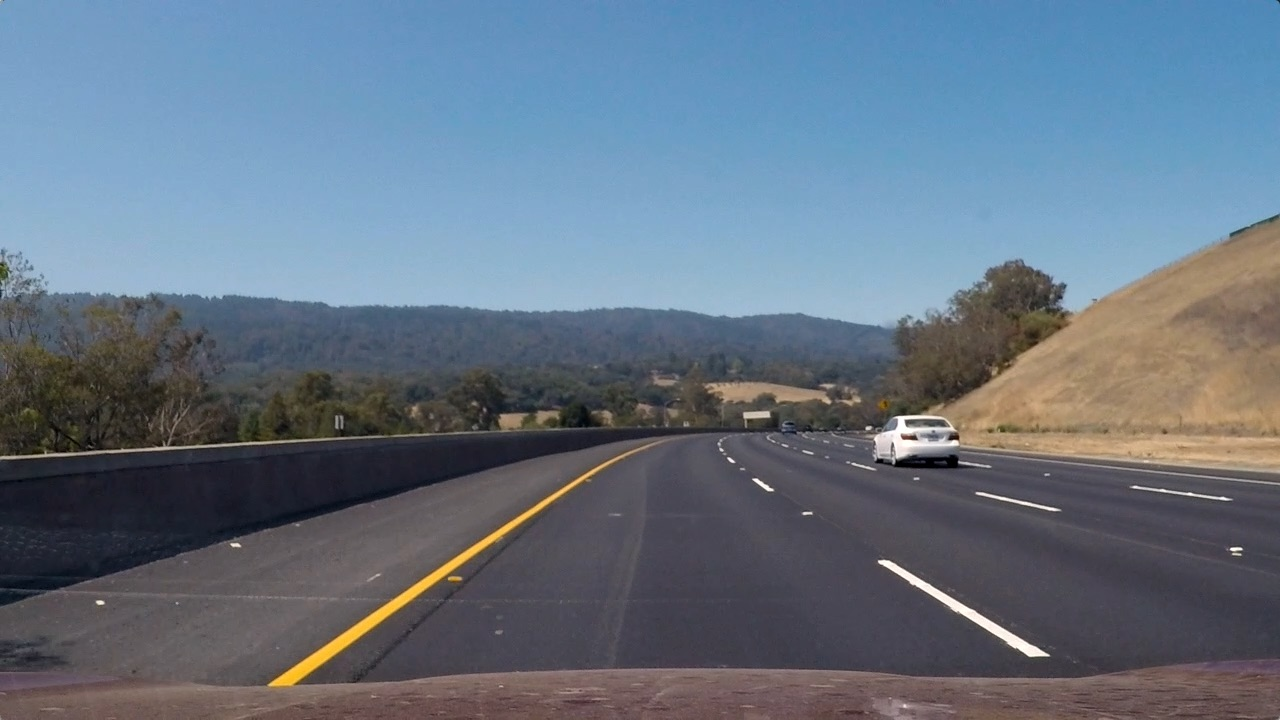
#> input picture test3.jpg, 1280 x 720 px
$ python -i advanced_lane_finding.py   (imports and definitions only)   (older library calls are emulated)
#> lines starting #> are read from the running program, lines starting #| are printed output that depends on the picture; after the words box and inside, x2 and y2 are one past the last pixel; in counts of white or black regions, pixels touching at a corner belong together
### tracker.py
import numpy as np

class tracker():
    def __init__(self,win_width, win_height,margin,ym = 1, xm = 1, smooth_factor = 15):
        # store past center values
        self.recent_centers = []

        # window pixel width of the center values
        self.window_width = win_width
        #window pixel height of the center values
        self.window_height = win_height
        #pixel distence in both direction to slide
        self.margin = margin
        #meters per pixel in vertical axis
        self.ym_per_pix = ym
        #meters per pixel in horizontal axis
        self.xm_per_pix = xm

        self.smooth_factor = smooth_factor

    # [85 lines left out: functions locat_centroids, find_window_centroids, not called in this run]

### advanced_lane_finding.py
import numpy as np
import cv2
from moviepy.editor import VideoFileClip
#from IPython.display import HTML
import pickle
from tracker import tracker
import imageio
# [4 lines not run here, left out]
# [1 line that did not run here, left out]
# [1 line that did not run here, left out]


    # Threshold the HSV image to get only yellow colors


def imgselect(img, sthresh=(0, 255), vthresh=(2,255)):
#> called with sthresh = (0, 255), vthresh = (2, 255)
    hls = cv2.cvtColor(img, cv2.COLOR_RGB2HLS)
#> hls: shape (720, 1280, 3); mean of channels 0, 1, 2 94.8, 115.7, 62.1
    s_channel = hls[:,:,2]
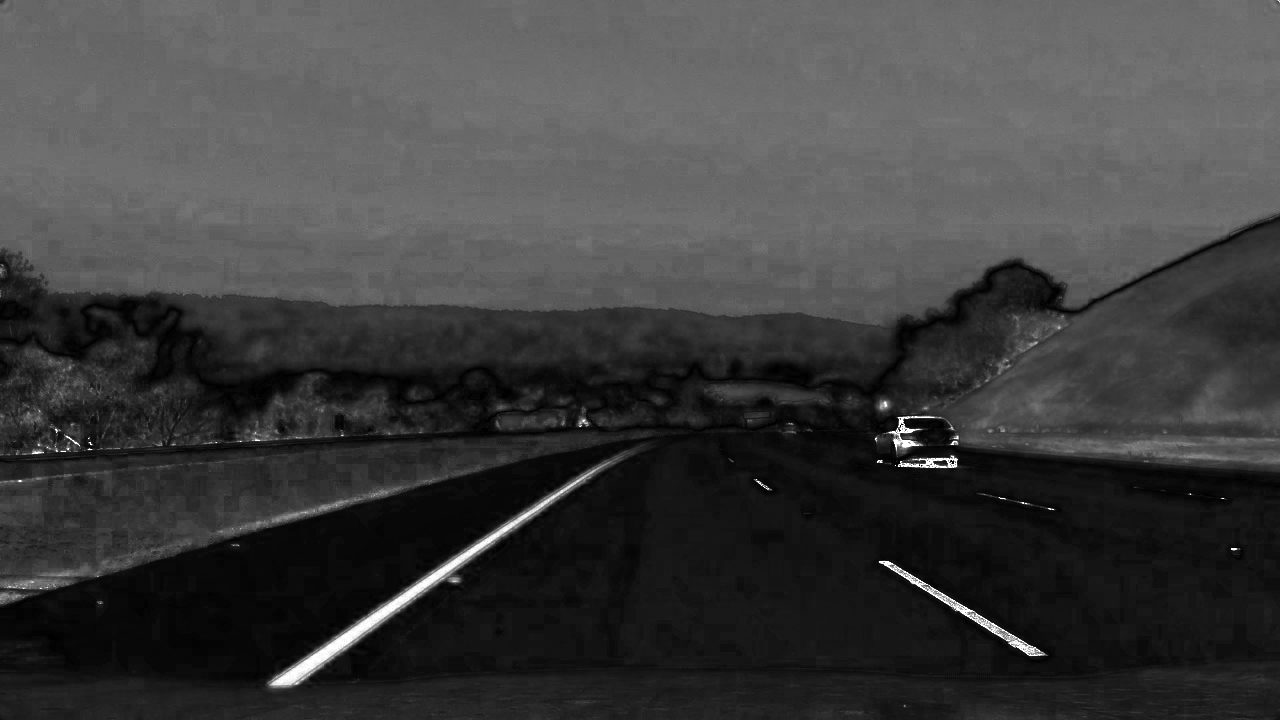
#> s_channel: shape (720, 1280); min 0, max 255, mean 62.1
    binary_out_s = np.zeros_like(s_channel)
    binary_out_s[(s_channel > sthresh[0]) & (s_channel <= sthresh[1])] = 1

    hsv = cv2.cvtColor(img, cv2.COLOR_RGB2HSV)
#> hsv: shape (720, 1280, 3); mean H, S, V 94.8, 72.6, 137.9
    v_channel = hsv[:,:,2]
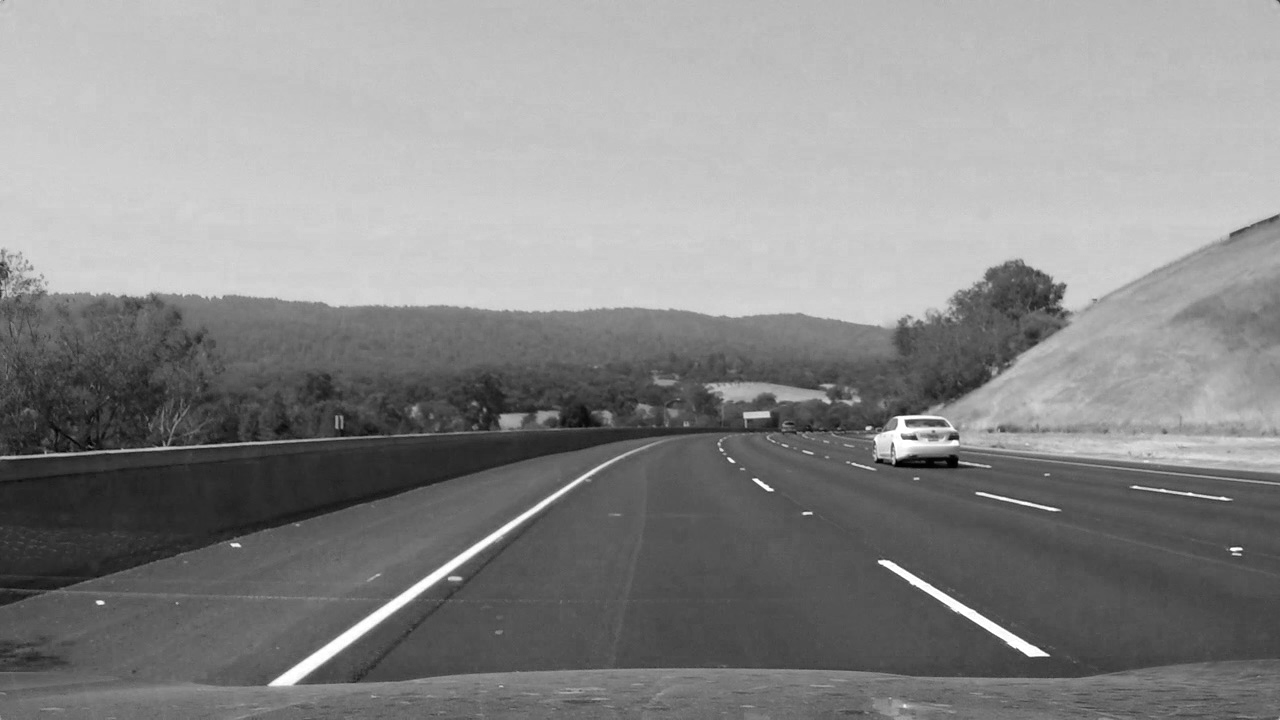
#> v_channel: shape (720, 1280); min 0, max 255, mean 137.9
    binary_out_v = np.zeros_like(v_channel)
    binary_out_v[(v_channel > vthresh[0]) & (v_channel <= vthresh[1])] = 1

    # define range of blue color in HSV
    lower_yellow = np.array([20, 100, 100])
    upper_yellow = np.array([30, 255, 255])

    lower_white = np.array([0, 0, 150])
    upper_white = np.array([180, 25, 255])

    # Threshold the HSV image to get only blue colors
    mask_w = cv2.inRange(hsv, lower_white, upper_white)
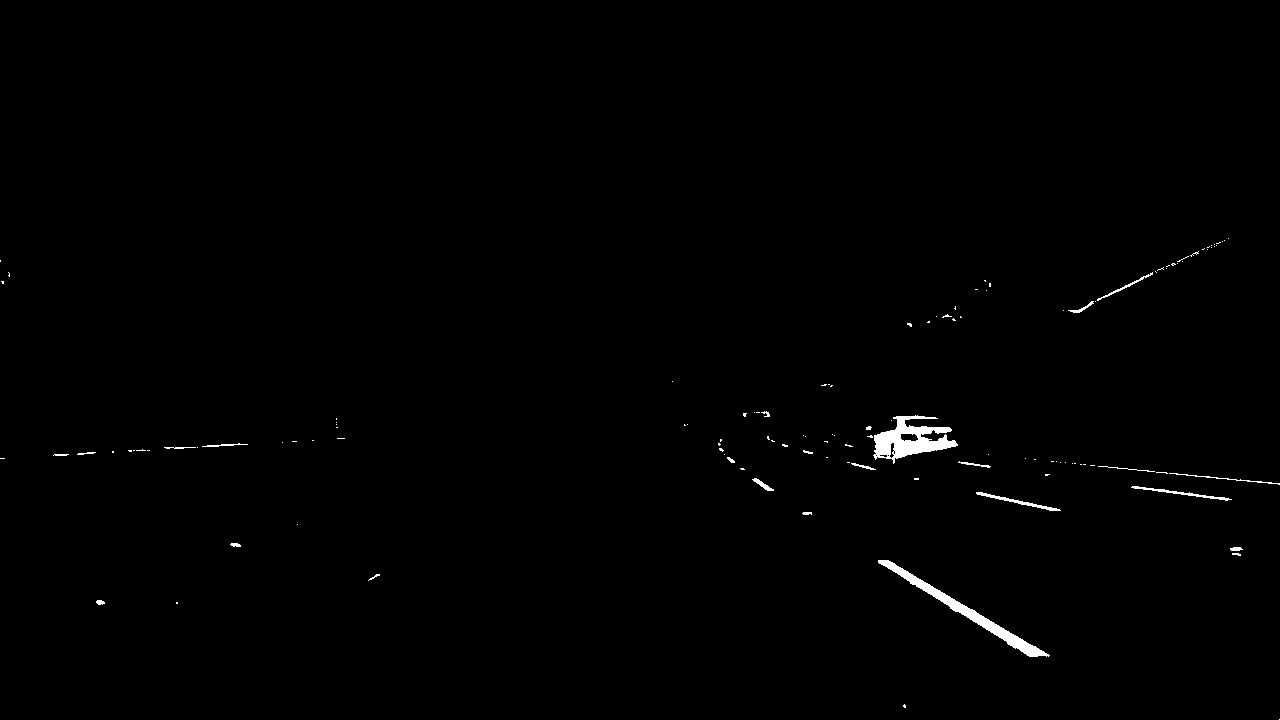
#> mask_w: shape (720, 1280); 0.61% white; 123 white regions (100 under 20 px), largest, box (x1, y1, x2, y2) and area: (873, 415, 958, 464) 1924, (878, 560, 1050, 657) 1730, (976, 492, 1061, 511) 267
    mask_y = cv2.inRange(hsv, lower_yellow, upper_yellow)
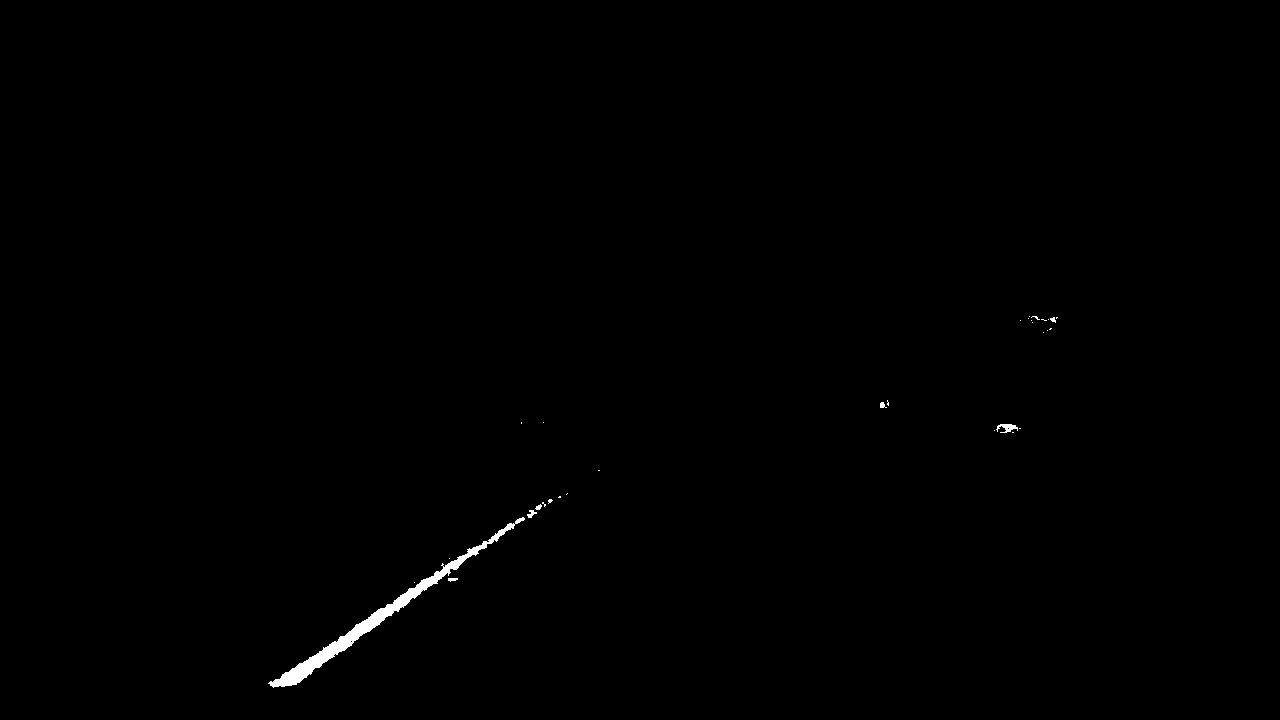
#> mask_y: shape (720, 1280); 0.35% white; 32 white regions (25 under 20 px), largest, box (x1, y1, x2, y2) and area: (268, 517, 525, 688) 2894, (996, 424, 1018, 433) 112, (527, 510, 537, 518) 43

    output = np.zeros_like(s_channel)
    output[(binary_out_v==1)&(binary_out_s==1)] = 1
    #output[(binary_out_s==1)] = 1
    return output, mask_w, mask_y


# [187 lines left out: functions abs_sobel_thresh, mag_thresh, dir_threshold, window_mask, warped, process_clip, not called in this run]


# run the video

output_video = './output_p.mp4'
input_video = './project_video.mp4'

# [1 line that did not run here, left out]
window_width = 25
window_height = 80 # Break image into 9 vertical layers since image height is 720
margin = 40 # How much to slide left and right for searching
curve_centers = tracker(window_width, window_height,margin,ym = 10/728, xm = 4/667, smooth_factor = 12)
# [1 line that did not run here, left out]
# [1 line not run here, left out]

>>> import cv2
>>> picture = cv2.cvtColor(cv2.imread('test3.jpg'), cv2.COLOR_BGR2RGB)
>>> result = imgselect(picture)
